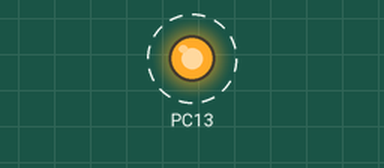
A sketch run on a simulated STM32 Blue Pill. Parts: output pins drawn as LEDs (lit = HIGH). Dashed ring = blinking. What the sketch prints to the serial monitor is not drawn.

Above: at 0.2 s.
Timing chart, 0 to 3.0 s (numbered marks = the images above):
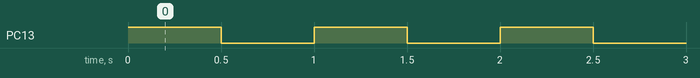

The sketch:

STM32_Blink.ino
```cpp
void setup() {
  Serial.begin(9600);
  pinMode(PC13, OUTPUT);
}

void loop() {
  digitalWrite(PC13, HIGH);
  delay(500);
  digitalWrite(PC13, LOW);
  delay(500);
  Serial.println("Hello World");

}
```

Measured:
- by itself, PC13: alternates HIGH for 0.50 s and LOW for 0.50 s
